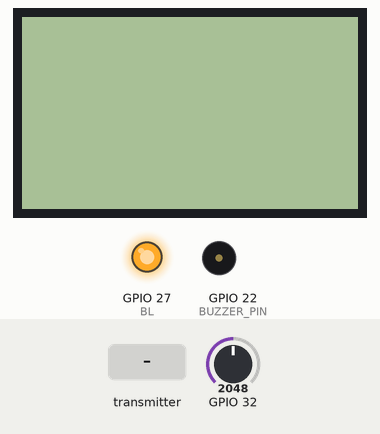
Recording of a sketch running on a simulated ESP32. Parts: 84×48 one-colour display, output pins drawn as LEDs (lit = HIGH), buzzer (waves = sounding). The test bench sets the inputs (shaded band); at power-on: GPIO 32 = 2048. What the sketch prints to the serial monitor is not drawn.

Above: at 1.2 s.
1.3 s: the transmitter starts sending d = 1
At 2.2 s:
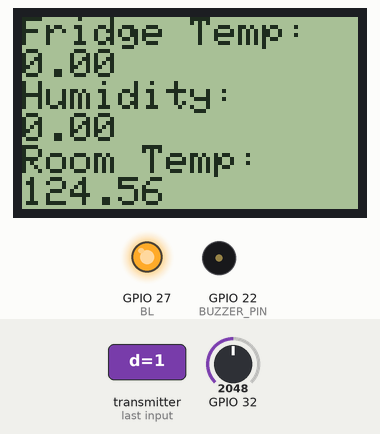
4.3 s: GPIO 32 set to 558
At 7.1 s:
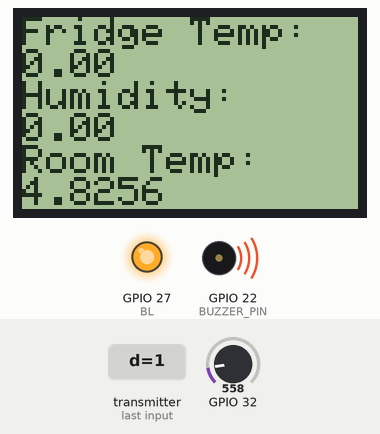
7.3 s: GPIO 32 set to 457
At 9.2 s:
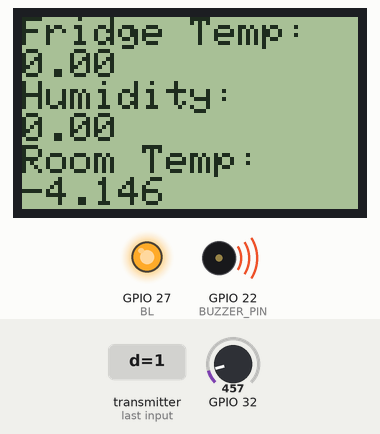
10.3 s: the transmitter starts sending a = 25
At 10.79 s:
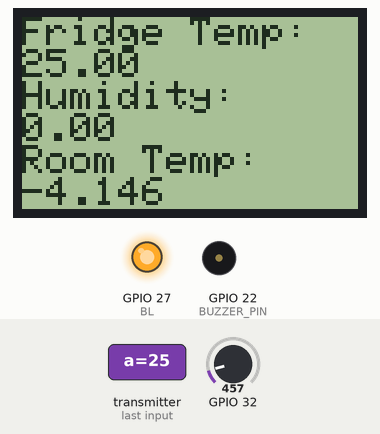
12.2 s: the transmitter starts sending b = 25
At 13.8 s:
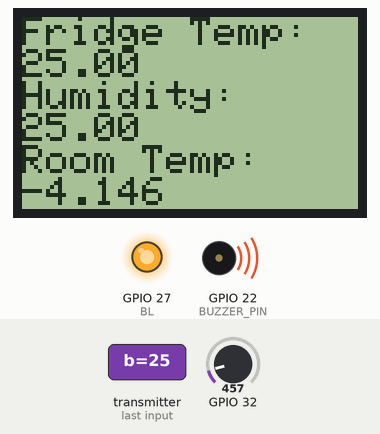
14.4 s: the transmitter starts sending a = 50
At 15.5 s:
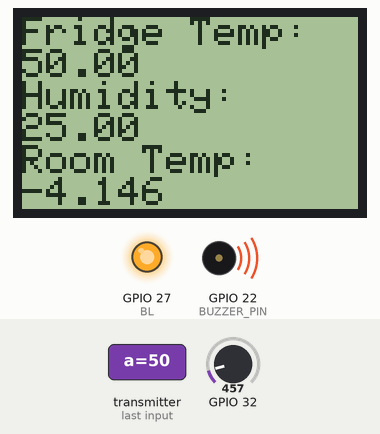
Timing chart, 0 to 17.6 s (numbered marks = the images above; inputs shaded):
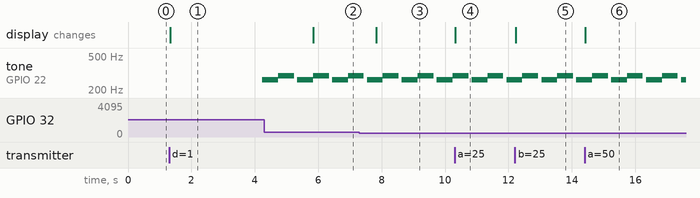

The sketch:

slave.ino
```cpp
// (licence header left out)
#include <esp_now.h>
#include <WiFi.h>
#include <PCD8544.h>
#define BL 27
#include <Tone32.h>
#include "time.h"

#define BUZZER_PIN 22
#define BUZZER_CHANNEL 0
uint8_t broadcastAddress[] = {0x3C, 0x71, 0xBF, 0xFF, 0x6E, 0xA0}; // REPLACE THIS WITH YOUR MASTER ESP MAC ADDRESS

static const byte glyph[] = { B00010000, B00110100, B00110000, B00110100, B00010000 };
static PCD8544 lcd;

static uint64_t espnow_send_interval_ms;
static uint64_t door_open_interval_ms;

bool door = 0;
bool door_open_flag = 0;
float RoomTemperature = 0;

// Structure example to receive data
// Must match the sender structure
typedef struct struct_message {
  float a;
  float b;
  bool d;
} struct_message;


// Create a struct_message called myData
struct_message myData;


// callback function that will be executed when data is received
void OnDataRecv(const uint8_t * mac, const uint8_t *incomingData, int len) {
  memcpy(&myData, incomingData, sizeof(myData));

  door = myData.d;

  // write to Serial
  Serial.print("Bytes received: ");
  Serial.println(len);
  Serial.print("Fridge Temp:");
  Serial.println(myData.a);
  Serial.print("Humidity:");
  Serial.println(myData.b);
  Serial.print("door:");
  Serial.println(myData.d);
  Serial.println();

  // write to LCD
  lcd.setCursor(0, 0);
  lcd.print("Fridge Temp:");
  lcd.setCursor(0, 1);
  lcd.print(myData.a);
  lcd.setCursor(0, 2);
  lcd.print("Humidity:");
  lcd.setCursor(0, 3);
  lcd.print(myData.b);
  lcd.setCursor(0, 4);
  lcd.print("Room Temp:");
  lcd.setCursor(0, 5);
  lcd.print(RoomTemperature);
  //lcd.write(' ');
  //lcd.write(0);  // write the smiley
}


/*
Data Sending
*/


//Structure example to send data
//Must match the receiver structure
typedef struct struct_send {
    float temp;
} struct_send;


// Variable to store if sending data was successful
String success;


// callback when data is sent
void OnDataSent(const uint8_t *mac_addr, esp_now_send_status_t status) {
  Serial.print("\r\nLast Packet Send Status:\t");
  Serial.println(status == ESP_NOW_SEND_SUCCESS ? "Delivery Success" : "Delivery Fail");
}


// struct_message to send
struct_send toSend;


/*
Room temperature reading
*/


const int TMP36 = 32;


double ReadVoltage(byte pin) { // read voltage from light sensor
  double reading = analogRead(pin); // Reference voltage is 3v3 so maximum reading is 3v3 = 4095 in range 0 to 4095
  if (reading < 1 || reading > 4095) return 0;
  // return -0.000000000009824 * pow(reading,3) + 0.000000016557283 * pow(reading,2) + 0.000854596860691 * reading + 0.065440348345433;
  return -0.000000000000016 * pow(reading, 4) + 0.000000000118171 * pow(reading, 3) - 0.000000301211691 * pow(reading, 2) + 0.001109019271794 * reading + 0.034143524634089;
}


double getRoomTemp(byte pin) {
  double voltage = ReadVoltage(pin);
  return (voltage - 0.5) * 100 - 3;
}


 /*
Setup
*/


void setup() {
  // Initialize Serial Monitor
  Serial.begin(115200);

//  pinMode(speakerPin, OUTPUT);

  // LCD setup
  lcd.begin(84, 48);
  lcd.createChar(0, glyph);
  pinMode(BL, OUTPUT);
  digitalWrite(BL, HIGH);


  //////// Init ESP-NOW ///////////

  // Set device as a Wi-Fi Station
  WiFi.mode(WIFI_STA);

  if (esp_now_init() != ESP_OK) {
    Serial.println("Error initializing ESP-NOW");
    return;
  }


  /*  ESP-NOW recieve setup  */


  if (esp_now_init() != ESP_OK) {
    Serial.println("Error initializing ESP-NOW");
    return;
  }

  // Once ESPNow is successfully Init, we will register for recv CB to
  // get recv packer info
  esp_now_register_recv_cb(OnDataRecv);


  /*  ESP-NOW send setup  */


  // Once ESPNow is successfully Init, we will register for Send CB to
  // get the status of Trasnmitted packet
  esp_now_register_send_cb(OnDataSent);


    // Register peer
  esp_now_peer_info_t peerInfo;
  memcpy(peerInfo.peer_addr, broadcastAddress, 6);
  peerInfo.channel = 0;
  peerInfo.encrypt = false;

  // Add peer
  if (esp_now_add_peer(&peerInfo) != ESP_OK){
    Serial.println("Failed to add peer");
    return;
  }

  RoomTemperature = getRoomTemp(TMP36);
  espnow_send_interval_ms = millis();
  door_open_interval_ms = millis();
}

void loop() {

  RoomTemperature = getRoomTemp(TMP36);

  if( (int)(millis() - espnow_send_interval_ms) > 10000)
  {

    // Set values to send
    toSend.temp = RoomTemperature;

    // Send message via ESP-NOW
    esp_err_t result = esp_now_send(broadcastAddress, (uint8_t *) &toSend, sizeof(toSend));

    if (result == ESP_OK) {
      Serial.println("Sent with success");
    }
    else {
      Serial.println("Error sending the data");
    }

    espnow_send_interval_ms = millis();

  }


  // Door alarm
  if( (int)(millis() - door_open_interval_ms) > 3000)
  {
    door_open_flag = 1;
  }


  if(!door)
  {
    door_open_interval_ms = millis();
    door_open_flag = 0;
  }


  if(door_open_flag)
  {
    tone(BUZZER_PIN, NOTE_C4, 500, BUZZER_CHANNEL);
    noTone(BUZZER_PIN, BUZZER_CHANNEL);
    tone(BUZZER_PIN, NOTE_D4, 500, BUZZER_CHANNEL);
    noTone(BUZZER_PIN, BUZZER_CHANNEL);
   }

  delay(100);

}
```

Measured:
- the behaviour switches between 504 and 503 on GPIO 32 (found by bisection; images 2 and 3)
- after the input at 1.3 s, tone on GPIO 22 (BUZZER_PIN): silent → 262 Hz after 2.9 s; the display: changes at once (image 1)
- after the input at 4.3 s, the display: changes after 1.5 s (image 2)
- after the input at 7.3 s, the display: changes after 0.53 s (image 3)
- after the input at 10.3 s, the display: changes at once (image 4)
- after the input at 12.2 s, the display: changes at once (image 5)
- after the input at 14.4 s, the display: changes at once (image 6)
